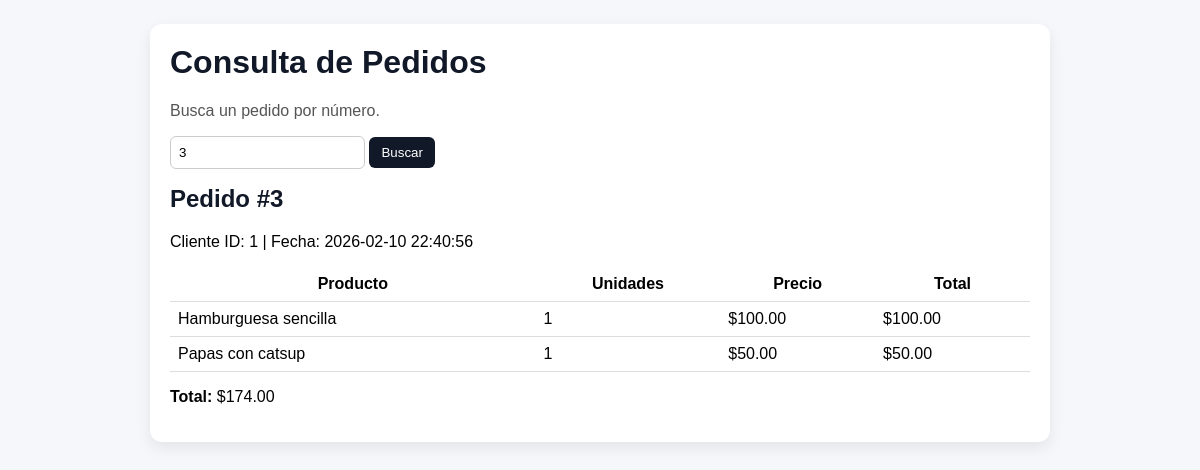
The page /?pedido_id=3 on the database its author committed.
### tables this page shows
CREATE TABLE pedidos (
        id_pedido INTEGER PRIMARY KEY AUTOINCREMENT,
        id_cliente INTEGER NOT NULL,
        fecha TEXT NOT NULL,
        subtotal REAL NOT NULL,
        iva REAL NOT NULL,
        total REAL NOT NULL,
        FOREIGN KEY (id_cliente) REFERENCES clientes(id_cliente)
    );

CREATE TABLE pedido_items (
        id_pedido_item INTEGER PRIMARY KEY AUTOINCREMENT,
        id_pedido INTEGER NOT NULL,
        id_item INTEGER NOT NULL,
        nombre TEXT NOT NULL,
        precio REAL NOT NULL,
        unidades INTEGER NOT NULL,
        total_linea REAL NOT NULL,
        FOREIGN KEY (id_pedido) REFERENCES pedidos(id_pedido),
        FOREIGN KEY (id_item) REFERENCES menu(id_item)
    );

### app.py (the view)
@app.route("/", methods=["GET"])
def home():
    pedido_id = request.args.get("pedido_id", "").strip()
    resultado = None
    error = None
    if pedido_id:
        if not pedido_id.isdigit():
            error = "El número de pedido debe ser un entero (ej. 1, 2, 3)."
        else:
            data = PedidosManager().obtener_pedido(int(pedido_id))
            if not data:
                error = f"No se encontró el pedido #{pedido_id}."
            else:
                resultado = data
    return render_template("pedidos.html", pedido_id=pedido_id, resultado=resultado, error=error)

### db.py (called while the page is built)
def get_connection():
    conn = sqlite3.connect(DB_NAME)
    conn.row_factory = sqlite3.Row
    return conn

### pedidos.py (called while the page is built)
    def obtener_pedido(self, id_pedido):
        with get_connection() as conn:
            cur = conn.cursor()
            cur.execute("SELECT * FROM pedidos WHERE id_pedido = ?;", (int(id_pedido),))
            pedido = cur.fetchone()
            if not pedido:
                return None
            cur.execute(
                "SELECT * FROM pedido_items WHERE id_pedido = ? ORDER BY id_pedido_item;",
                (int(id_pedido),)
            )
            items = cur.fetchall()
        return {
            "pedido": dict(pedido),
            "items": [dict(i) for i in items]
        }

### templates/pedidos.html (shortened to what this page needs)
<!DOCTYPE html>
<html lang="es">
<head>
  <link rel="stylesheet" href="{{ url_for('static', filename='styles.css') }}">
</head>
<body>
  <div class="wrap">
    <div class="card">
      <h1>Consulta de Pedidos</h1>
      <p class="sub">Busca un pedido por número.</p>
      <form method="GET">
        <input
          type="text"
          name="pedido_id"
          placeholder="Ej. 1"
          value="{{ pedido_id }}"
          aria-label="Número de pedido"
        >
        <button type="submit">Buscar</button>
      </form>
      {% if resultado %}
        {% set p = resultado["pedido"] %}
        {% set items = resultado["items"] %}
        <h2>Pedido #{{ p["id_pedido"] }}</h2>
        <p>Cliente ID: {{ p["id_cliente"] }} | Fecha: {{ p["fecha"] }}</p>
        <table>
          <thead>
            <tr>
              <th>Producto</th>
              <th>Unidades</th>
              <th>Precio</th>
              <th>Total</th>
            </tr>
          </thead>
          <tbody>
            {% for it in items %}
              <tr>
                <td>{{ it["nombre"] }}</td>
                <td>{{ it["unidades"] }}</td>
                <td>${{ "%.2f"|format(it["precio"]) }}</td>
                <td>${{ "%.2f"|format(it["total_linea"]) }}</td>
              </tr>
            {% endfor %}
          </tbody>
        </table>
        <p><strong>Total:</strong> ${{ "%.2f"|format(p["total"]) }}</p>
      {% endif %}
    </div>
  </div>
</body>
</html>

### static/styles.css (style rules this page uses)
body { font-family: Arial, sans-serif; background: #f6f7fb; margin: 0; }
.wrap { max-width: 900px; margin: auto; padding: 24px; }
.card { background: #ffffff; border-radius: 12px; padding: 20px; box-shadow: 0 6px 16px rgba(0, 0, 0, 0.08); }
h1, h2 { margin-top: 0; color: #111827; }
.sub { color: #555; }
form { margin-bottom: 16px; }
input { padding: 8px; border-radius: 6px; border: 1px solid #ccc; }
button { padding: 8px 12px; border-radius: 6px; border: none; background: #111827; color: #ffffff; cursor: pointer; }
table { width: 100%; border-collapse: collapse; margin-top: 12px; }
th, td { padding: 8px; border-bottom: 1px solid #ddd; }

### rows shown on the page
pedidos: id_pedido "3", id_cliente "1", fecha "2026-02-10 22:40:56", total "174.00"
pedido_items: nombre "Hamburguesa sencilla", unidades "1", precio "100.00", total_linea "100.00"
pedido_items: nombre "Papas con catsup", unidades "1", precio "50.00", total_linea "50.00"
